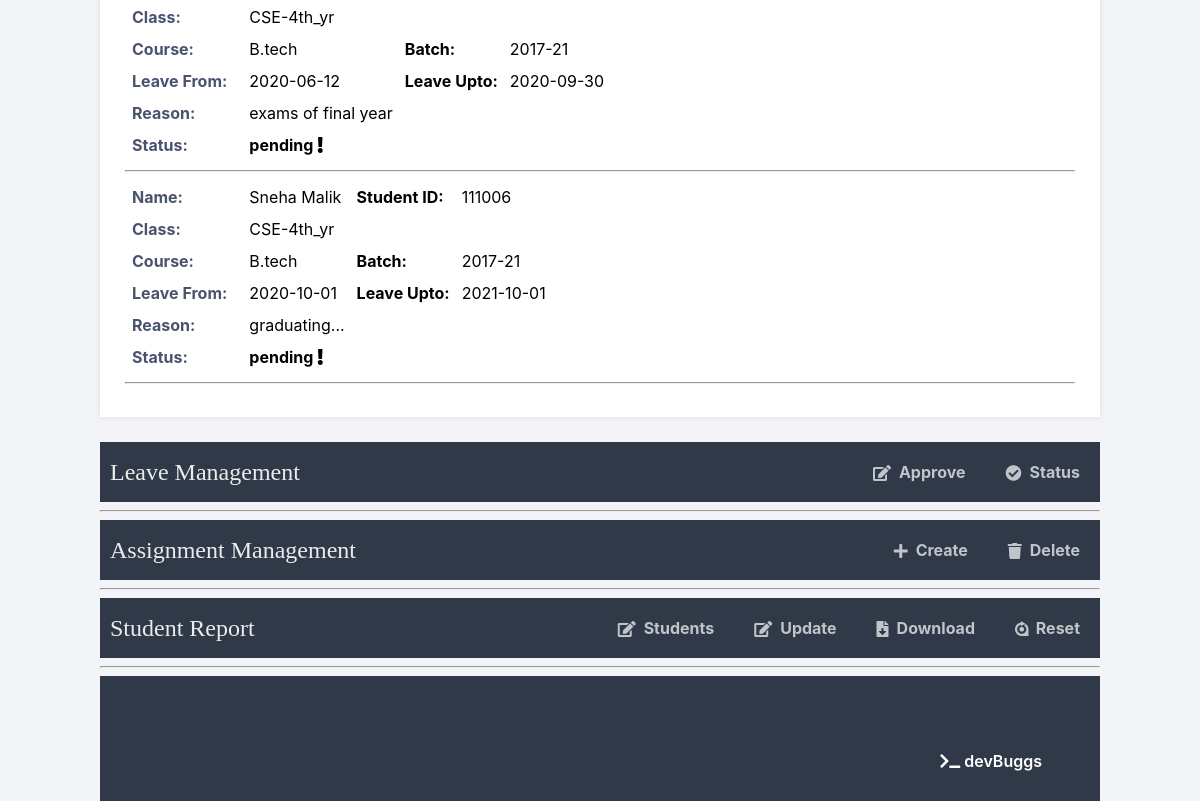
Page /home/leave-Status (signed in, lower part) on the earlier database version.
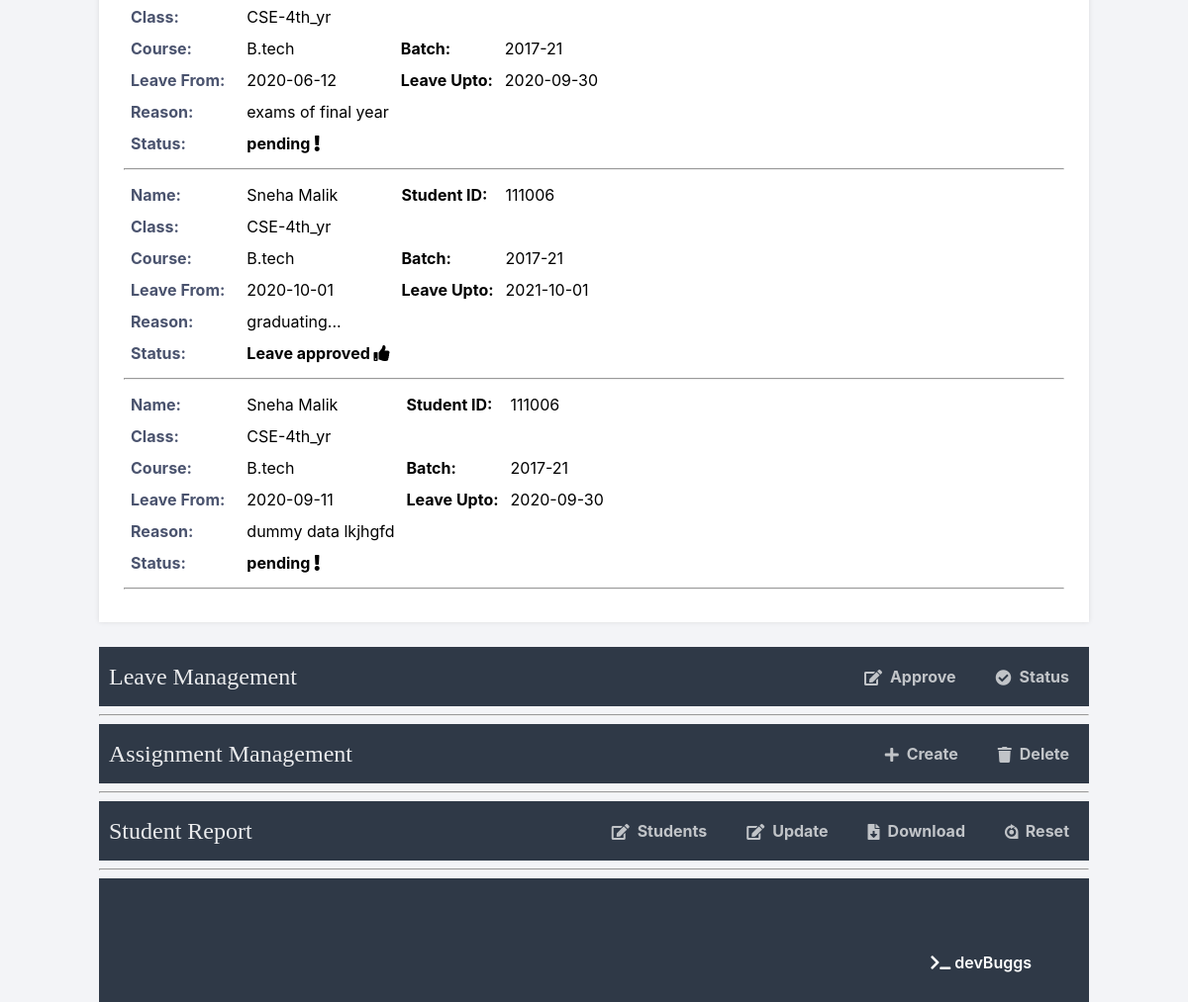
Same page on the later database version.
### tables this page shows
CREATE TABLE "leaveinfo" (
	`leave_id`	INTEGER NOT NULL PRIMARY KEY AUTOINCREMENT,
	`leave_from`	varchar ( 100 ),
	`leave_upto`	varchar ( 100 ),
	`reason`	varchar ( 500 ),
	`student_id`	varchar ( 100 ),
	`is_approve`	varchar ( 10 ) DEFAULT 0,
	`is_pending`	varchar(10) DEFAULT 1,
	FOREIGN KEY(`student_id`) REFERENCES `studentinfo`(`student_id`)
);

CREATE TABLE "studentinfo" (
	`student_id`	varchar ( 100 ) NOT NULL,
	`name`	varchar ( 100 ),
	`class`	varchar ( 50 ),
	`batch`	varchar ( 50 ),
	`course`	varchar ( 50 ),
	`contact_no`	varchar ( 100 ),
	`email`	varchar ( 100 ),
	`is_register`	varchar ( 10 ) DEFAULT 0,
	`coordinator_id`	varchar(100),
	FOREIGN KEY(`coordinator_id`) REFERENCES `facultyinfo`(`faculty_id`),
	PRIMARY KEY(`student_id`)
);

### main.py (the view)
@app.route("/home/leave-Status")
def allLeaveStatus():
    data=[]
    if 'loggedin' in session:
        user = session['faculty_id']
        db = sqlite3.connect("project.sqlite3")
        cursor = db.cursor()
        cursor.execute('SELECT studentinfo.name, studentinfo.student_id, studentinfo.class, studentinfo.course, studentinfo.batch, leaveinfo.leave_from, leaveinfo.leave_upto, leaveinfo.reason, leaveinfo.is_approve from leaveinfo INNER JOIN studentinfo ON studentinfo.student_id = leaveinfo.student_id WHERE coordinator_id=?',(user,))
        data = cursor.fetchall()
        print(data) #for testing purpose.. in CONSOLEs
        db.close()
        return render_template('allLeave.html', data=data)
    return redirect(url_for('login'))

### templates/allLeave.html (shortened to what this page needs)
{% extends 'layout.html' %}
{% block content %}
{% if data %}
<div>
{% for tuple in data %}
    <table>{{ error }}
        <tr>
            <td>Name:</td>
            <td>{{ tuple[0] }}</td>
            <td><strong>Student ID:</strong></td>
            <td>{{ tuple[1] }}</td>
        </tr>
        <tr>
            <td>Class: </td>
            <td>{{ tuple[2] }}</td>
        </tr>
        <tr>
            <td>Course: </td>
            <td>{{ tuple[3] }}</td>
            <td><strong>Batch:</strong></td>
            <td>{{ tuple[4] }}</td>
        </tr>
        <tr>
            <td>Leave From:</td>
            <td>{{ tuple[5] }}</td>
            <td><strong>Leave Upto:</strong></td>
            <td>{{ tuple[6] }}</td>
        </tr>
        <tr>
            <td>Reason:</td>
            <td>{{ tuple[7] }}</td>
        </tr>
        <tr>
            <td>Status:</td>
            <td>{% if tuple[8] == '1' %}
                    <b>Leave approved <i class="fas fa-thumbs-up"></i></b>
                {% else %}
                    <b>pending <i class="fas fa-exclamation"></i></b>
                {% endif %}
            </td>
        </tr>
    </table>
    <hr>
{% endfor %}
</div>
{% else %}
<div>
    <b>No leave application found...</b>
</div>
{% endif %}
{% endblock %}

### templates/layout.html (shortened to what this page needs)
<!DOCTYPE html>
<html>
	<head>
		<link rel="stylesheet" href="{{ url_for('static', filename='style.css') }}">
		<link rel="stylesheet" href="https://use.fontawesome.com/releases/v5.7.1/css/all.css">
	</head>
	<body class="loggedin">
		<div class="content">
			{% block content %}{% endblock %}
			<section draggable="true">
				<nav class="navtop">
					<div>
						<h1 style="font-family: dosis; padding-left: 10px;">Leave Management</h1>
						<a href="{{ url_for('leaveApprove') }}"><i class="fas fa-edit"></i>Approve</a>
						<a href="{{ url_for('allLeaveStatus') }}"><i class="fas fa-check-circle"></i>Status</a>
					</div>
				</nav>
			</section>
			<hr>
			<section draggable="true">
				<nav class="navtop">
					<div>
						<h1 style="font-family: dosis; padding-left: 10px;">Assignment Management</h1>
						<a href="{{ url_for('assignmentCreate') }}"><i class="fas fa-plus"></i>Create</a>
						<a href="{{ url_for('assignmentDelete') }}"><i class="fas fa-trash"></i>Delete</a>
					</div>
				</nav>
			</section>
			<hr>
			<section draggable="true">
				<nav class="navtop">
					<div>
						<h1 style="font-family: dosis; padding-left: 10px;">Student Report</h1>
						<a href="{{ url_for('allStudents') }}"><i class="fas fa-edit"></i>Students</a>
						<a href="{{ url_for('reportUpdate') }}"><i class="fas fa-edit"></i>Update</a>
						<a href="{{ url_for('reportDownload') }}"><i class="fas fa-file-download"></i>Download</a>
						<a href="{{ url_for('reportReset') }}"><i class="fab fa-rev"></i>Reset</a>
					</div>
				</nav>
			</section>
			<hr>
			<footer>
				<div style="margin-top:75px; padding-right:58px; margin-bottom: 30px;" title="Developer's">
					<p><i class="fas fa-terminal"></i> devBuggs</p>
				</div>
			</footer>
		</div>
	</body>
</html>

### static/style.css (style rules this page uses)
* { box-sizing: border-box; font-family: -apple-system, BlinkMacSystemFont, "segoe ui", roboto, oxygen, ubuntu, cantarell, "fira sans", "droid sans", "helvetica neue", Arial, sans-serif; font-size: 16px; -webkit-font-smoothing: antialiased; -moz-osx-font-smoothing: grayscale; }
body { background-color: #004040; margin: 0; }
.navtop { background-color: #2f3947; height: 60px; width: 100%; border: 0; }
.navtop div { display: flex; margin: 0 auto; width: 1000px; height: 100%; }
.navtop div h1, .navtop div a { display: inline-flex; align-items: center; }
.navtop div h1 { flex: 1; font-size: 24px; padding: 0; margin: 0; color: #eaebed; font-weight: normal; }
.navtop div a { padding: 0 20px; text-decoration: none; color: #c1c4c8; font-weight: bold; }
.navtop div a i { padding: 2px 8px 0 0; }
body.loggedin { background-color: #f3f4f7; }
.content { width: 1000px; margin: 0 auto; }
.content > p, .content > div { box-shadow: 0 0 5px 0 rgba(0, 0, 0, 0.1); margin: 25px 0; padding: 25px; background-color: #fff; }
.content > p table td:first-child, .content > div table td:first-child { font-weight: bold; color: #4a536e; padding-right: 15px; }
footer { height: auto; width: 100%; font-weight: 600; font-family: 'dosis'; font-size: 30px; float: right!important; background-color: #2f3947; color: rgb(255, 255, 255); text-decoration: none; text-align: right; }

Differences in the rows shown:
changed leaveinfo "graduating...": is_approve "pending" → "Leave approved"
added leaveinfo: name "Sneha Malik", student_id "111006", class "CSE-4th_yr", course "B.tech", batch "2017-21", leave_from "2020-09-11", leave_upto "2020-09-30", reason "dummy data lkjhgfd", is_approve "pending"
